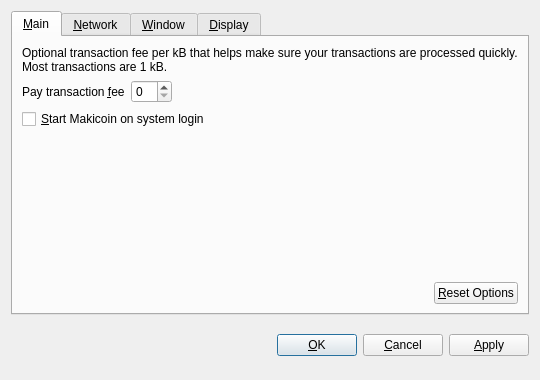
<?xml version="1.0" encoding="UTF-8"?>
<ui version="4.0">
 <class>OptionsDialog</class>
 <widget class="QDialog" name="OptionsDialog">
  <property name="geometry">
   <rect>
    <x>0</x>
    <y>0</y>
    <width>540</width>
    <height>380</height>
   </rect>
  </property>
  <property name="windowTitle">
   <string>Options</string>
  </property>
  <property name="modal">
   <bool>true</bool>
  </property>
  <layout class="QVBoxLayout" name="verticalLayout">
   <item>
    <widget class="QTabWidget" name="tabWidget">
     <property name="tabPosition">
      <enum>QTabWidget::North</enum>
     </property>
     <property name="currentIndex">
      <number>0</number>
     </property>
     <widget class="QWidget" name="tabMain">
      <attribute name="title">
       <string>&amp;Main</string>
      </attribute>
      <layout class="QVBoxLayout" name="verticalLayout_Main">
       <item>
        <widget class="QLabel" name="transactionFeeInfoLabel">
         <property name="text">
          <string>Optional transaction fee per kB that helps make sure your transactions are processed quickly. Most transactions are 1 kB.</string>
         </property>
         <property name="textFormat">
          <enum>Qt::PlainText</enum>
         </property>
         <property name="wordWrap">
          <bool>true</bool>
         </property>
        </widget>
       </item>
       <item>
        <layout class="QHBoxLayout" name="horizontalLayout_1_Main">
         <item>
          <widget class="QLabel" name="transactionFeeLabel">
           <property name="text">
            <string>Pay transaction &amp;fee</string>
           </property>
           <property name="textFormat">
            <enum>Qt::PlainText</enum>
           </property>
           <property name="buddy">
            <cstring>transactionFee</cstring>
           </property>
          </widget>
         </item>
         <item>
          <widget class="BitcoinAmountField" name="transactionFee"/>
         </item>
         <item>
          <spacer name="horizontalSpacer_1_Main">
           <property name="orientation">
            <enum>Qt::Horizontal</enum>
           </property>
           <property name="sizeHint" stdset="0">
            <size>
             <width>40</width>
             <height>20</height>
            </size>
           </property>
          </spacer>
         </item>
        </layout>
       </item>
       <item>
        <widget class="QCheckBox" name="bitcoinAtStartup">
         <property name="toolTip">
          <string>Automatically start Makicoin after logging in to the system.</string>
         </property>
         <property name="text">
          <string>&amp;Start Makicoin on system login</string>
         </property>
        </widget>
       </item>
       <item>
        <spacer name="verticalSpacer_Main">
         <property name="orientation">
          <enum>Qt::Vertical</enum>
         </property>
         <property name="sizeHint" stdset="0">
          <size>
           <width>20</width>
           <height>40</height>
          </size>
         </property>
        </spacer>
       </item>
       <item>
        <layout class="QHBoxLayout" name="horizontalLayout_2_Main">
         <item>
          <spacer name="horizontalSpacer_2_Main">
           <property name="orientation">
            <enum>Qt::Horizontal</enum>
           </property>
           <property name="sizeHint" stdset="0">
            <size>
             <width>40</width>
             <height>20</height>
            </size>
           </property>
          </spacer>
         </item>
         <item>
          <widget class="QPushButton" name="resetButton">
           <property name="toolTip">
            <string>Reset all client options to default.</string>
           </property>
           <property name="text">
            <string>&amp;Reset Options</string>
           </property>
           <property name="autoDefault">
            <bool>false</bool>
           </property>
          </widget>
         </item>
        </layout>
       </item>
      </layout>
     </widget>
     <widget class="QWidget" name="tabNetwork">
      <attribute name="title">
       <string>&amp;Network</string>
      </attribute>
      <layout class="QVBoxLayout" name="verticalLayout_Network">
       <item>
        <widget class="QCheckBox" name="mapPortUpnp">
         <property name="toolTip">
          <string>Automatically open the Makicoin client port on the router. This only works when your router supports UPnP and it is enabled.</string>
         </property>
         <property name="text">
          <string>Map port using &amp;UPnP</string>
         </property>
        </widget>
       </item>
       <item>
        <widget class="QCheckBox" name="connectSocks">
         <property name="toolTip">
          <string>Connect to the Makicoin network through a SOCKS proxy (e.g. when connecting through Tor).</string>
         </property>
         <property name="text">
          <string>&amp;Connect through SOCKS proxy:</string>
         </property>
        </widget>
       </item>
       <item>
        <layout class="QHBoxLayout" name="horizontalLayout_Network">
         <item>
          <widget class="QLabel" name="proxyIpLabel">
           <property name="text">
            <string>Proxy &amp;IP:</string>
           </property>
           <property name="textFormat">
            <enum>Qt::PlainText</enum>
           </property>
           <property name="buddy">
            <cstring>proxyIp</cstring>
           </property>
          </widget>
         </item>
         <item>
          <widget class="QValidatedLineEdit" name="proxyIp">
           <property name="maximumSize">
            <size>
             <width>140</width>
             <height>16777215</height>
            </size>
           </property>
           <property name="toolTip">
            <string>IP address of the proxy (e.g. 127.0.0.1)</string>
           </property>
          </widget>
         </item>
         <item>
          <widget class="QLabel" name="proxyPortLabel">
           <property name="text">
            <string>&amp;Port:</string>
           </property>
           <property name="textFormat">
            <enum>Qt::PlainText</enum>
           </property>
           <property name="buddy">
            <cstring>proxyPort</cstring>
           </property>
          </widget>
         </item>
         <item>
          <widget class="QLineEdit" name="proxyPort">
           <property name="maximumSize">
            <size>
             <width>55</width>
             <height>16777215</height>
            </size>
           </property>
           <property name="toolTip">
            <string>Port of the proxy (e.g. 9050)</string>
           </property>
          </widget>
         </item>
         <item>
          <widget class="QLabel" name="socksVersionLabel">
           <property name="text">
            <string>SOCKS &amp;Version:</string>
           </property>
           <property name="textFormat">
            <enum>Qt::PlainText</enum>
           </property>
           <property name="buddy">
            <cstring>socksVersion</cstring>
           </property>
          </widget>
         </item>
         <item>
          <widget class="QValueComboBox" name="socksVersion">
           <property name="toolTip">
            <string>SOCKS version of the proxy (e.g. 5)</string>
           </property>
          </widget>
         </item>
         <item>
          <spacer name="horizontalSpacer_Network">
           <property name="orientation">
            <enum>Qt::Horizontal</enum>
           </property>
           <property name="sizeHint" stdset="0">
            <size>
             <width>40</width>
             <height>20</height>
            </size>
           </property>
          </spacer>
         </item>
        </layout>
       </item>
       <item>
        <spacer name="verticalSpacer_Network">
         <property name="orientation">
          <enum>Qt::Vertical</enum>
         </property>
         <property name="sizeHint" stdset="0">
          <size>
           <width>20</width>
           <height>40</height>
          </size>
         </property>
        </spacer>
       </item>
      </layout>
     </widget>
     <widget class="QWidget" name="tabWindow">
      <attribute name="title">
       <string>&amp;Window</string>
      </attribute>
      <layout class="QVBoxLayout" name="verticalLayout_Window">
       <item>
        <widget class="QCheckBox" name="minimizeToTray">
         <property name="toolTip">
          <string>Show only a tray icon after minimizing the window.</string>
         </property>
         <property name="text">
          <string>&amp;Minimize to the tray instead of the taskbar</string>
         </property>
        </widget>
       </item>
       <item>
        <widget class="QCheckBox" name="minimizeOnClose">
         <property name="toolTip">
          <string>Minimize instead of exit the application when the window is closed. When this option is enabled, the application will be closed only after selecting Quit in the menu.</string>
         </property>
         <property name="text">
          <string>M&amp;inimize on close</string>
         </property>
        </widget>
       </item>
       <item>
        <spacer name="verticalSpacer_Window">
         <property name="orientation">
          <enum>Qt::Vertical</enum>
         </property>
         <property name="sizeHint" stdset="0">
          <size>
           <width>20</width>
           <height>40</height>
          </size>
         </property>
        </spacer>
       </item>
      </layout>
     </widget>
     <widget class="QWidget" name="tabDisplay">
      <attribute name="title">
       <string>&amp;Display</string>
      </attribute>
      <layout class="QVBoxLayout" name="verticalLayout_Display">
       <item>
        <layout class="QHBoxLayout" name="horizontalLayout_1_Display">
         <item>
          <widget class="QLabel" name="langLabel">
           <property name="text">
            <string>User Interface &amp;language:</string>
           </property>
           <property name="textFormat">
            <enum>Qt::PlainText</enum>
           </property>
           <property name="buddy">
            <cstring>lang</cstring>
           </property>
          </widget>
         </item>
         <item>
          <widget class="QValueComboBox" name="lang">
           <property name="toolTip">
            <string>The user interface language can be set here. This setting will take effect after restarting Makicoin.</string>
           </property>
          </widget>
         </item>
        </layout>
       </item>
       <item>
        <layout class="QHBoxLayout" name="horizontalLayout_2_Display">
         <item>
          <widget class="QLabel" name="unitLabel">
           <property name="text">
            <string>&amp;Unit to show amounts in:</string>
           </property>
           <property name="textFormat">
            <enum>Qt::PlainText</enum>
           </property>
           <property name="buddy">
            <cstring>unit</cstring>
           </property>
          </widget>
         </item>
         <item>
          <widget class="QValueComboBox" name="unit">
           <property name="toolTip">
            <string>Choose the default subdivision unit to show in the interface and when sending coins.</string>
           </property>
          </widget>
         </item>
        </layout>
       </item>
       <item>
        <widget class="QCheckBox" name="displayAddresses">
         <property name="toolTip">
          <string>Whether to show Makicoin addresses in the transaction list or not.</string>
         </property>
         <property name="text">
          <string>&amp;Display addresses in transaction list</string>
         </property>
        </widget>
       </item>
       <item>
        <widget class="QCheckBox" name="coinControlFeatures">
         <property name="toolTip">
          <string>Whether to show coin control features or not.</string>
         </property>
         <property name="text">
          <string>Display coin &amp;control features (experts only!)</string>
         </property>
        </widget>
       </item>
       <item>
        <spacer name="verticalSpacer_Display">
         <property name="orientation">
          <enum>Qt::Vertical</enum>
         </property>
         <property name="sizeHint" stdset="0">
          <size>
           <width>20</width>
           <height>40</height>
          </size>
         </property>
        </spacer>
       </item>
      </layout>
     </widget>
    </widget>
   </item>
   <item>
    <layout class="QHBoxLayout" name="horizontalLayout_Buttons">
     <item>
      <spacer name="horizontalSpacer_1">
       <property name="orientation">
        <enum>Qt::Horizontal</enum>
       </property>
       <property name="sizeHint" stdset="0">
        <size>
         <width>40</width>
         <height>48</height>
        </size>
       </property>
      </spacer>
     </item>
     <item>
      <widget class="QLabel" name="statusLabel">
       <property name="font">
        <font>
         <weight>75</weight>
         <bold>true</bold>
        </font>
       </property>
       <property name="text">
        <string/>
       </property>
       <property name="textFormat">
        <enum>Qt::PlainText</enum>
       </property>
       <property name="wordWrap">
        <bool>true</bool>
       </property>
      </widget>
     </item>
     <item>
      <spacer name="horizontalSpacer_2">
       <property name="orientation">
        <enum>Qt::Horizontal</enum>
       </property>
       <property name="sizeHint" stdset="0">
        <size>
         <width>40</width>
         <height>48</height>
        </size>
       </property>
      </spacer>
     </item>
     <item>
      <widget class="QPushButton" name="okButton">
       <property name="text">
        <string>&amp;OK</string>
       </property>
      </widget>
     </item>
     <item>
      <widget class="QPushButton" name="cancelButton">
       <property name="text">
        <string>&amp;Cancel</string>
       </property>
       <property name="autoDefault">
        <bool>false</bool>
       </property>
      </widget>
     </item>
     <item>
      <widget class="QPushButton" name="applyButton">
       <property name="text">
        <string>&amp;Apply</string>
       </property>
       <property name="autoDefault">
        <bool>false</bool>
       </property>
      </widget>
     </item>
    </layout>
   </item>
  </layout>
 </widget>
 <customwidgets>
  <customwidget>
   <class>BitcoinAmountField</class>
   <extends>QSpinBox</extends>
   <header>bitcoinamountfield.h</header>
  </customwidget>
  <customwidget>
   <class>QValueComboBox</class>
   <extends>QComboBox</extends>
   <header>qvaluecombobox.h</header>
  </customwidget>
  <customwidget>
   <class>QValidatedLineEdit</class>
   <extends>QLineEdit</extends>
   <header>qvalidatedlineedit.h</header>
  </customwidget>
 </customwidgets>
 <resources/>
 <connections/>
</ui>
